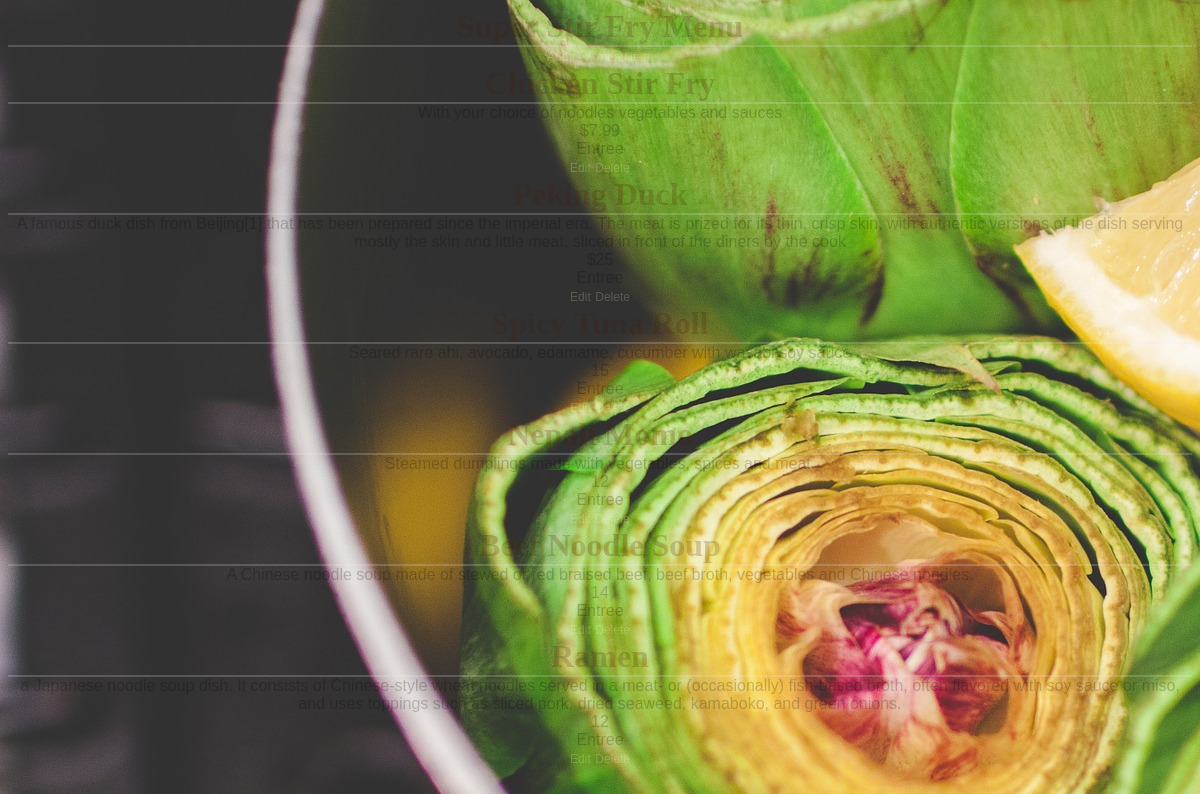
The app's page /restaurant/8/menu with its own data.
### database_setup.py (models this page shows, shortened)
class Restaurant(Base):
    __tablename__ = 'restaurant'
    name = Column(String(80),nullable =False)
    id = Column(Integer, primary_key = True)

class MenuItem(Base):
    __tablename__ = 'menu_item'
    name = Column(String(80),nullable =False)
    id = Column(Integer, primary_key = True)
    course = Column(String(80))
    description = Column(String(250))
    price = Column(String(8))
    restaurant_id = Column(Integer, ForeignKey('restaurant.id'))
    restaurant = relationship(Restaurant)

### finalproject.py (the view)
@app.route('/restaurant/<int:restaurant_id>')
@app.route('/restaurant/<int:restaurant_id>/menu')
def showMenu(restaurant_id):
    restaurant = session.query(Restaurant).filter_by(id = restaurant_id).first()
    items = session.query(MenuItem).filter_by(restaurant_id=restaurant_id)
    if(restaurant):
        return render_template('menu.html', restaurant = restaurant, items = items)
    else:
        return render_template('nodatafound.html',message = "No restaurant exists with ID %s"%restaurant_id)
    return "This page will show menu for %s restaurant"%restaurant_id

### templates/menu.html (shortened to what this page needs)
<!DOCTYPE html>
<html lang="en" dir="ltr">
  <head>
    <link rel=stylesheet type=text/css href="{{ url_for('static', filename='styles.css') }}">
  </head>
  <body>
    <h1>{{restaurant.name}} Menu</h1>
    <a href="{{url_for('newMenuItem',restaurant_id=restaurant.id)}}">Add new menu item</a>
    {%if items%}
      {%for item in items%}
        <h1>{{item.name}}</h1>
        {{item.description}}<br>
        {{item.price}}<br>
        {{item.course}}<br>
        <a href="{{url_for('editMenuItem',restaurant_id = restaurant.id, menu_id = item.id)}}">Edit</a>
        <a href="{{url_for('deleteMenuItem',restaurant_id = restaurant.id, menu_id = item.id)}}">Delete</a>
      {%endfor%}
    {%elif not items%}
      <h2>No menu items found</h2>
    {%endif%}
  </body>
</html>

### static/styles.css (style rules this page uses)
body { font-family: sans-serif; background-color: #333333; background-image: url('images/artichokes-1246858_1920.jpg'); opacity:0.2; text-align: center; }
h1 { color:#4d1a00; }
h1, h2 { font-family: 'Georgia', serif; margin: 0; }
h1 { border-bottom: 2px solid #eee; }
a { text-decoration: none; color:#FFFFCC; font-size: .75em; }

### records on screen
Restaurant: name "Super Stir Fry"
MenuItem: name "Chicken Stir Fry", description "With your choice of noodles vegetables and sauces", price "$7.99", course "Entree"
MenuItem: name "Peking Duck", description "A famous duck dish from Beijing[1] that has been prepared since the imperial era. The meat is prized for its thin, crisp skin, with authentic versions of the dish serving mostly the skin and little meat, sliced in front of the diners by the cook"
MenuItem: name "Spicy Tuna Roll", description "Seared rare ahi, avocado, edamame, cucumber with wasabi soy sauce", price "15", course "Entree"
MenuItem: name "Nepali Momo", description "Steamed dumplings made with vegetables, spices and meat.", price "12", course "Entree"
MenuItem: name "Beef Noodle Soup", description "A Chinese noodle soup made of stewed or red braised beef, beef broth, vegetables and Chinese noodles.", price "14", course "Entree"
MenuItem: name "Ramen", description "a Japanese noodle soup dish. It consists of Chinese-style wheat noodles served in a meat- or (occasionally) fish-based broth, often flavored with soy sauce or miso, and uses toppings such as sliced pork, dried seaweed, kamaboko, and green onions.", price "12", course "Entree"
